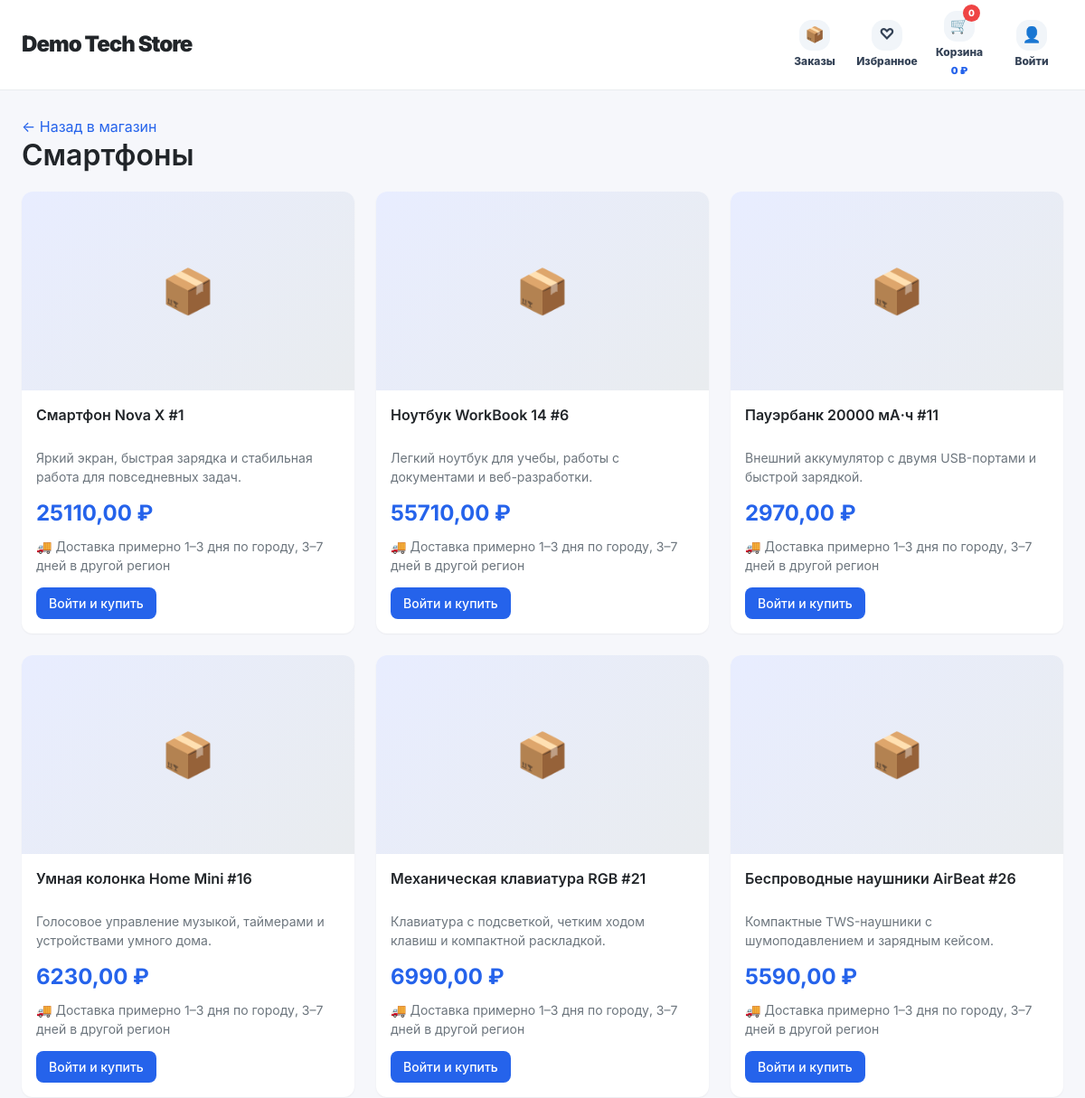
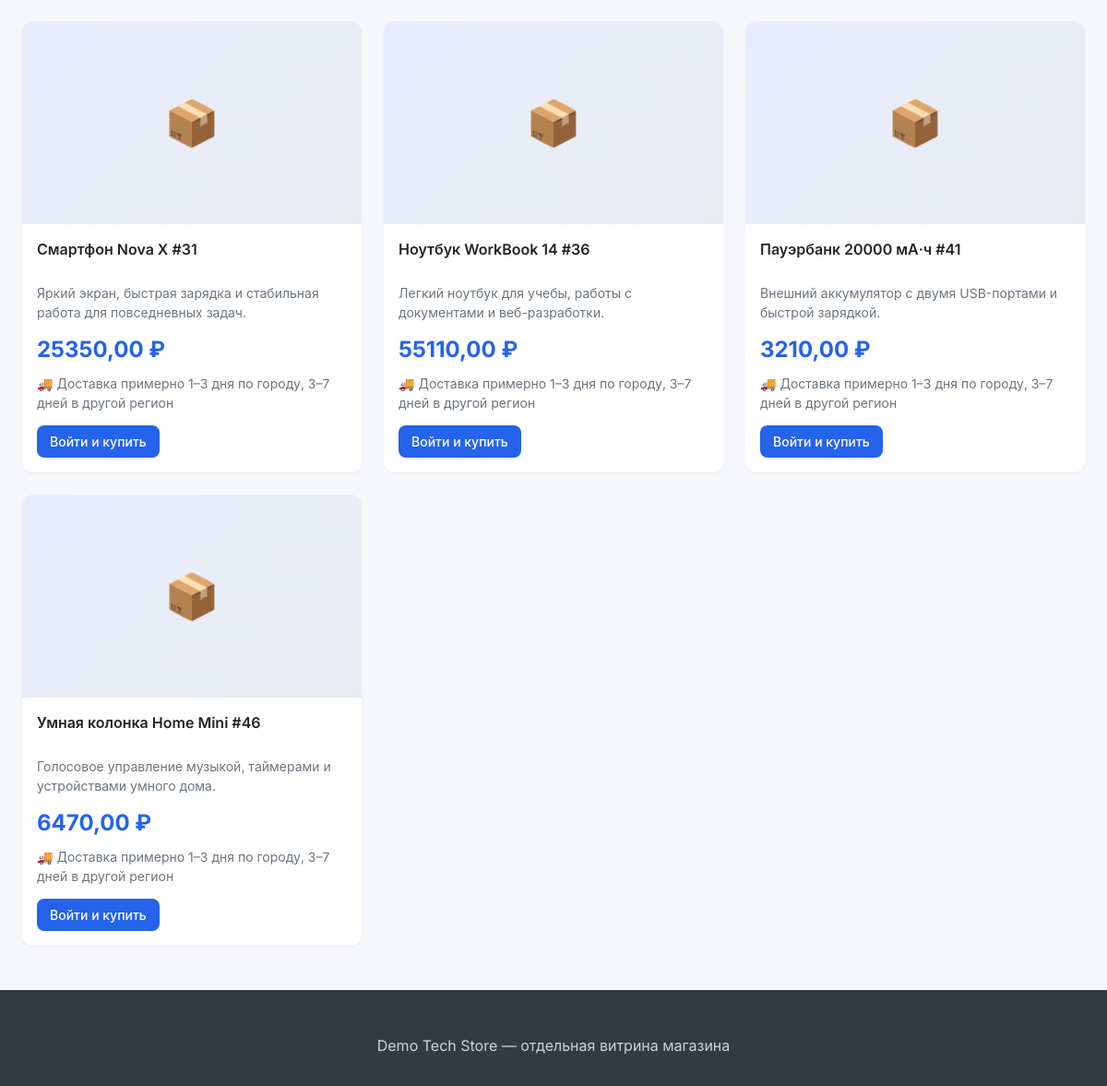
Screenshot of /shops/demo-tech-store/category/1/ with the database file from the repository (2 pictures, top to bottom).
### shops/models.py (models this page shows, shortened)
class Shop(models.Model):
    owner = models.ForeignKey(User, on_delete=models.CASCADE, related_name='shops')
    name = models.CharField(max_length=100, verbose_name='Название магазина')
    slug = models.SlugField(unique=True, verbose_name='URL-адрес')
    description = models.TextField(blank=True, verbose_name='Описание')
    custom_css = models.TextField(blank=True, null=True, verbose_name='Кастомный CSS')
    template_key = models.CharField(max_length=40, default='modern', verbose_name='Базовый шаблон')
    is_demo = models.BooleanField(default=False, verbose_name='Демо-магазин')
    assistant_level = models.CharField(max_length=20, default='basic', verbose_name='Уровень ИИ-помощника')
    city = models.CharField(max_length=100, default='Екатеринбург', verbose_name='Город магазина')
    address = models.CharField(max_length=250, blank=True, verbose_name='Адрес магазина')
    hosting_enabled = models.BooleanField(default=False, verbose_name='Хостинг на платформе')
    theme_color = models.CharField(max_length=20, default='#4361ee', verbose_name='Цвет темы')
    delivery_enabled = models.BooleanField(default=True, verbose_name='Доставка включена')
    delivery_price = models.DecimalField(max_digits=10, decimal_places=2, default=0, verbose_name='Стоимость доставки')
    delivery_description = models.TextField(blank=True, default='Доставка рассчитывается при оформлении заказа', verbose_name='Описание доставки')
    payment_enabled = models.BooleanField(default=True, verbose_name='Оплата включена')
    payment_methods = models.CharField(max_length=200, default='Банковская карта, оплата при получении', verbose_name='Способы оплаты')
    created_at = models.DateTimeField(auto_now_add=True, verbose_name='Дата создания')
    class Meta:
        verbose_name = 'Магазин'
        verbose_name_plural = 'Магазины'

class Category(models.Model):
    shop = models.ForeignKey(Shop, on_delete=models.CASCADE, related_name='categories')
    name = models.CharField(max_length=100, verbose_name='Название категории')
    order = models.IntegerField(default=0, verbose_name='Порядок')
    class Meta:
        verbose_name = 'Категория'
        verbose_name_plural = 'Категории'
        ordering = ['order']

class Product(models.Model):
    shop = models.ForeignKey(Shop, on_delete=models.CASCADE, related_name='products')
    category = models.ForeignKey(Category, on_delete=models.SET_NULL, null=True, blank=True, related_name='products')
    brand = models.ForeignKey(Brand, on_delete=models.SET_NULL, null=True, blank=True, related_name='products')
    name = models.CharField(max_length=200, verbose_name='Название товара')
    description = models.TextField(verbose_name='Описание')
    price = models.DecimalField(max_digits=10, decimal_places=2, verbose_name='Цена')
    stock = models.IntegerField(default=0, verbose_name='Количество на складе')
    image = models.ImageField(upload_to='products/', blank=True, null=True, verbose_name='Изображение')
    image_url = models.URLField(blank=True, verbose_name='Ссылка на изображение')
    created_at = models.DateTimeField(auto_now_add=True, verbose_name='Дата добавления')
    class Meta:
        verbose_name = 'Товар'
        verbose_name_plural = 'Товары'

### shops/views.py (the view)
# urls.py: path('<slug:shop_slug>/category/<int:category_id>/', views.category_products, name='category_products'),
def category_products(request, shop_slug, category_id):
    shop = get_object_or_404(Shop, slug=shop_slug)
    category = get_object_or_404(Category, id=category_id, shop=shop)
    products = category.products.all()
    context = {
        'shop': shop,
        'category': category,
        'products': products,
    }
    return render(request, 'shops/category_products.html', context)

### config/context_processors.py (called while the page is built, shortened)
def user_roles(request):
    context = {
        'is_super_admin': False,
        'is_seller': False,
        'is_customer': False,
        'active_shop_slug': None,
    }
    try:
        if getattr(request, 'resolver_match', None):
            context['active_shop_slug'] = request.resolver_match.kwargs.get('shop_slug')
    except Exception:
        context['active_shop_slug'] = None
    return context

### templates/shops/category_products.html (shortened to what this page needs)
{% extends 'shops/shop_base.html' %}
{% block content %}
    <p><a href="{% url 'shop_front' shop.slug %}">← Назад в магазин</a></p>
    <h1>{{ category.name }}</h1>
    <div class="products-grid" style="margin-top: 20px;">
        {% for product in products %}
            {% include 'shops/_product_card.html' %}
        {% empty %}
            <p>В этой категории пока нет товаров.</p>
        {% endfor %}
    </div>
{% endblock %}

### templates/shops/shop_base.html (shortened to what this page needs)
<!DOCTYPE html>
<html lang="ru">
<head>
    <link rel="stylesheet" href="/static/css/amazon-style.css">
</head>
<body>
    <header class="store-header">
        <div class="store-header-inner">
            <div class="store-logo"><a href="{% url 'shop_front' shop.slug %}">{{ shop.name }}</a></div>
            <nav class="store-nav">
                {% if user.is_authenticated and user.id == shop.owner_id %}
                    <a href="{% url 'shop_dashboard' shop.slug %}" class="owner-back">← Вернуться в ЛК продавца</a>
                {% else %}
                    <a class="store-nav-item" href="{% url 'customer_orders' shop.slug %}"><span class="store-nav-icon">📦</span><span>Заказы</span></a>
                    <a class="store-nav-item" href="{% url 'favorites_list' shop.slug %}"><span class="store-nav-icon">♡</span><span>Избранное</span></a>
                    <a class="store-nav-item" href="{% url 'cart_view' shop.slug %}"><span class="store-nav-icon">🛒<span class="store-cart-badge">{{ cart_count|default:0 }}</span></span><span>Корзина</span><span class="store-cart-sum">{{ cart_sum|default:0 }} ₽</span></a>
                    {% if user.is_authenticated %}<a class="store-nav-item" href="{% url 'customer_profile' shop.slug %}"><span class="store-nav-icon">👤</span><span>Профиль</span></a>{% else %}<a class="store-nav-item" href="{% url 'shop_customer_login' shop.slug %}"><span class="store-nav-icon">👤</span><span>Войти</span></a>{% endif %}
                {% endif %}
            </nav>
        </div>
    </header>
    <main class="container" style="padding-top: 28px;">
        {% block content %}{% endblock %}
    </main>
    <footer class="footer"><div class="footer-content"><p>{{ shop.name }} — отдельная витрина магазина</p></div></footer>
</body>
</html>

### templates/shops/_product_card.html
<div class="product-card" data-url="{% url 'product_detail' shop.slug product.id %}" onclick="window.location=this.dataset.url" style="cursor:pointer; position:relative; overflow:hidden;">
    {% if product.image %}
        <img src="{{ product.image.url }}" alt="{{ product.name }}" class="product-image">
    {% elif product.image_url %}
        <img src="{{ product.image_url }}" alt="{{ product.name }}" class="product-image">
    {% else %}
        <div class="product-image" style="background: linear-gradient(135deg, var(--primary-light), var(--gray-200)); display: flex; align-items: center; justify-content: center;"><span style="font-size: 48px;">📦</span></div>
    {% endif %}
    <div class="product-info">
        <h3 class="product-title">{{ product.name }}</h3>
        <p style="color: var(--gray-600); font-size: var(--font-size-sm); margin-bottom: 12px;">{{ product.description|truncatewords:15 }}</p>
        <div class="product-price">{{ product.price }} ₽</div>
        <div style="font-size: var(--font-size-sm); color: var(--gray-600); margin: 8px 0 14px;">🚚 Доставка примерно 1–3 дня по городу, 3–7 дней в другой регион</div>
        <div style="display:flex; gap:8px; flex-wrap:wrap;" onclick="event.stopPropagation();">
            {% if user.is_authenticated and user.id == shop.owner_id %}
                <span class="badge badge-info">Ваш товар</span>
            {% elif product.stock > 0 %}
                {% if user.is_authenticated %}
                    <form method="post" action="{% url 'add_to_cart' shop.slug product.id %}" style="margin:0;">
                        {% csrf_token %}
                        <input type="hidden" name="quantity" value="1">
                        <button type="submit" class="btn btn-primary" style="padding: 7px 14px;">Добавить в корзину</button>
                    </form>
                {% else %}
                    <a href="{% url 'shop_customer_login' shop.slug %}" class="btn btn-primary" style="padding: 7px 14px;">Войти и купить</a>
                {% endif %}
            {% else %}
                <span class="badge badge-danger">Нет в наличии</span>
            {% endif %}
        </div>
    </div>
</div>

### static/css/amazon-style.css (style rules this page uses)
:root { --primary: #4361ee; --primary-dark: #3a56d4; --primary-light: #e8edff; --secondary: #6c757d; --success: #28a745; --danger: #dc3545; --warning: #ffc107; --info: #17a2b8; --dark: #1a1a2e; --light: #f8f9fa; --white: #ffffff; --gray-100: #f8f9fa; --gray-200: #e9ecef; --gray-300: #dee2e6; --gray-400: #ced4da; --gray-500: #adb5bd; --gray-600: #6c757d; --gray-700: #495057; --gray-800: #343a40; --gray-900: #212529; --spacing-xs: 4px; --spacing-sm: 8px; --spacing-md: 16px; --spacing-lg: 24px; --spacing-xl: 32px; --spacing-2xl: 48px; --font-family: 'Inter', -apple-system, BlinkMacSystemFont, 'Segoe UI', Roboto, 'Helvetica Neue', Arial, sans-serif; --font-size-xs: 12px; --font-size-sm: 14px; --font-size-md: 16px; --font-size-lg: 18px; --font-size-xl: 24px; --font-size-2xl: 32px; --radius-sm: 4px; --radius-md: 8px; --radius-lg: 12px; --radius-xl: 16px; --radius-full: 9999px; --shadow-sm: 0 1px 2px 0 rgba(0, 0, 0, 0.05); --shadow-md: 0 4px 6px -1px rgba(0, 0, 0, 0.1); --shadow-lg: 0 10px 15px -3px rgba(0, 0, 0, 0.1); --shadow-xl: 0 20px 25px -5px rgba(0, 0, 0, 0.1); }
* { margin: 0; padding: 0; box-sizing: border-box; }
body { font-family: var(--font-family); font-size: var(--font-size-md); line-height: 1.5; color: var(--gray-800); background-color: var(--white); }
h1, h2, h3, h4, h5, h6 { margin-bottom: var(--spacing-md); font-weight: 600; line-height: 1.25; color: var(--gray-900); }
h1 { font-size: var(--font-size-2xl); }
h3 { font-size: var(--font-size-lg); }
a { color: var(--primary); text-decoration: none; transition: color 0.2s ease; }
.container { max-width: 1280px; margin: 0 auto; padding: 0 var(--spacing-lg); }
.btn { display: inline-flex; align-items: center; justify-content: center; gap: var(--spacing-sm); padding: var(--spacing-sm) var(--spacing-lg); font-size: var(--font-size-sm); font-weight: 500; border-radius: var(--radius-md); border: none; cursor: pointer; transition: all 0.2s ease; text-decoration: none; }
.btn-primary { background: var(--primary); color: var(--white); }
.products-grid { display: grid; grid-template-columns: repeat(auto-fill, minmax(280px, 1fr)); gap: var(--spacing-lg); margin: var(--spacing-lg) 0; }
.product-card { background: var(--white); border-radius: var(--radius-lg); overflow: hidden; transition: all 0.3s ease; box-shadow: var(--shadow-sm); }
.product-image { width: 100%; height: 220px; object-fit: cover; background: var(--gray-200); }
.product-info { padding: var(--spacing-md); }
.product-title { font-size: var(--font-size-md); font-weight: 600; margin-bottom: var(--spacing-xs); line-height: 1.4; height: 44px; overflow: hidden; }
.product-price { font-size: var(--font-size-xl); font-weight: 700; color: var(--primary); margin: var(--spacing-sm) 0; }
.footer { background: var(--gray-800); color: var(--gray-400); padding: var(--spacing-2xl) var(--spacing-lg) var(--spacing-lg); margin-top: var(--spacing-2xl); }
.footer-content { max-width: 1280px; margin: 0 auto; text-align: center; }
.footer p { margin-bottom: var(--spacing-sm); }

### rows the page displays
Shop: name "Demo Tech Store"
Category: name "Смартфоны"
Product: name "Смартфон Nova X #1", description "Яркий экран, быстрая зарядка и стабильная работа для повседневных задач.", price "25110,00", stock "Войти и купить"
Product: name "Ноутбук WorkBook 14 #6", description "Легкий ноутбук для учебы, работы с документами и веб-разработки.", price "55710,00", stock "Войти и купить"
Product: name "Пауэрбанк 20000 мА·ч #11", description "Внешний аккумулятор с двумя USB-портами и быстрой зарядкой.", price "2970,00", stock "Войти и купить"
Product: name "Умная колонка Home Mini #16", description "Голосовое управление музыкой, таймерами и устройствами умного дома.", price "6230,00", stock "Войти и купить"
Product: name "Механическая клавиатура RGB #21", description "Клавиатура с подсветкой, четким ходом клавиш и компактной раскладкой.", price "6990,00", stock "Войти и купить"
Product: name "Беспроводные наушники AirBeat #26", description "Компактные TWS-наушники с шумоподавлением и зарядным кейсом.", price "5590,00", stock "Войти и купить"
Product: name "Смартфон Nova X #31", description "Яркий экран, быстрая зарядка и стабильная работа для повседневных задач.", price "25350,00", stock "Войти и купить"
Product: name "Ноутбук WorkBook 14 #36", description "Легкий ноутбук для учебы, работы с документами и веб-разработки.", price "55110,00", stock "Войти и купить"
Product: name "Пауэрбанк 20000 мА·ч #41", description "Внешний аккумулятор с двумя USB-портами и быстрой зарядкой.", price "3210,00", stock "Войти и купить"
Product: name "Умная колонка Home Mini #46", description "Голосовое управление музыкой, таймерами и устройствами умного дома.", price "6470,00", stock "Войти и купить"

### other values shown
{{ cart_count|default:0 }} "0"
{{ cart_sum|default:0 }} "0"
